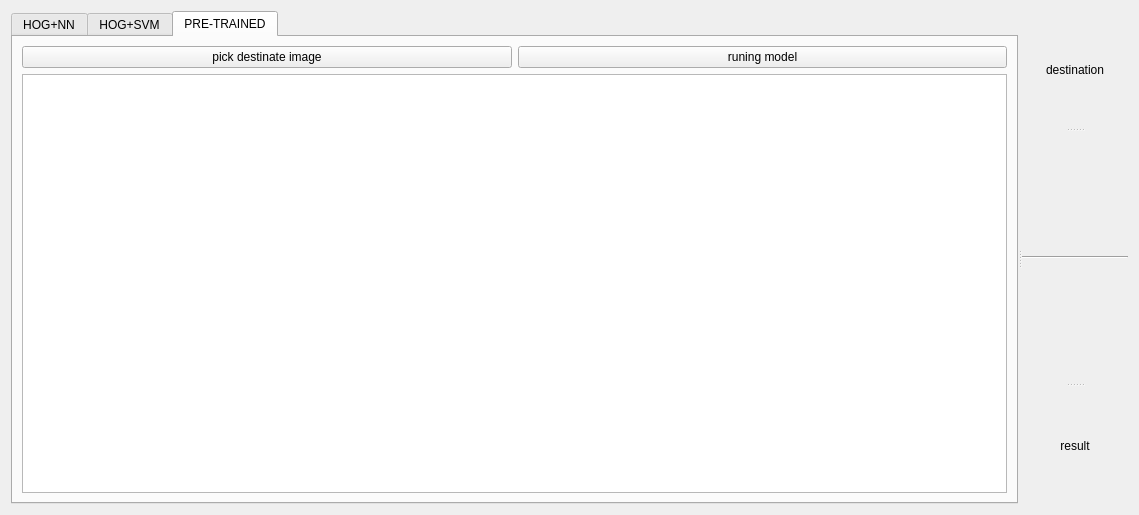
<?xml version="1.0" encoding="UTF-8"?>
<ui version="4.0">
 <class>objDec</class>
 <widget class="QWidget" name="objDec">
  <property name="geometry">
   <rect>
    <x>0</x>
    <y>0</y>
    <width>1139</width>
    <height>515</height>
   </rect>
  </property>
  <property name="windowTitle">
   <string>objDec</string>
  </property>
  <layout class="QGridLayout" name="gridLayout">
   <item row="0" column="0">
    <widget class="QSplitter" name="splitter_2">
     <property name="orientation">
      <enum>Qt::Horizontal</enum>
     </property>
     <widget class="QTabWidget" name="tabWidget">
      <property name="currentIndex">
       <number>2</number>
      </property>
      <widget class="QWidget" name="nn">
       <attribute name="title">
        <string>HOG+NN</string>
       </attribute>
       <layout class="QGridLayout" name="gridLayout_3">
        <item row="0" column="0">
         <layout class="QGridLayout" name="gridLayout_2">
          <item row="0" column="1">
           <widget class="QLabel" name="original">
            <property name="text">
             <string>original</string>
            </property>
            <property name="scaledContents">
             <bool>true</bool>
            </property>
            <property name="alignment">
             <set>Qt::AlignCenter</set>
            </property>
           </widget>
          </item>
          <item row="0" column="0">
           <layout class="QVBoxLayout" name="verticalLayout_2">
            <item>
             <widget class="QCheckBox" name="checkBox">
              <property name="text">
               <string>pytorch</string>
              </property>
             </widget>
            </item>
            <item>
             <widget class="QSpinBox" name="gt_tl_x">
              <property name="suffix">
               <string/>
              </property>
              <property name="prefix">
               <string>gt top left x: </string>
              </property>
              <property name="minimum">
               <number>0</number>
              </property>
              <property name="maximum">
               <number>5000</number>
              </property>
              <property name="singleStep">
               <number>1</number>
              </property>
              <property name="value">
               <number>0</number>
              </property>
             </widget>
            </item>
            <item>
             <widget class="QSpinBox" name="gt_tl_y">
              <property name="suffix">
               <string/>
              </property>
              <property name="prefix">
               <string>gt top left y: </string>
              </property>
              <property name="minimum">
               <number>0</number>
              </property>
              <property name="maximum">
               <number>5000</number>
              </property>
              <property name="singleStep">
               <number>1</number>
              </property>
              <property name="value">
               <number>0</number>
              </property>
             </widget>
            </item>
            <item>
             <widget class="QSpinBox" name="gt_br_x">
              <property name="suffix">
               <string/>
              </property>
              <property name="prefix">
               <string>gt bottom right x: </string>
              </property>
              <property name="minimum">
               <number>0</number>
              </property>
              <property name="maximum">
               <number>5000</number>
              </property>
              <property name="singleStep">
               <number>1</number>
              </property>
              <property name="value">
               <number>0</number>
              </property>
             </widget>
            </item>
            <item>
             <widget class="QSpinBox" name="gt_br_y">
              <property name="suffix">
               <string/>
              </property>
              <property name="prefix">
               <string>gt bottom right y: </string>
              </property>
              <property name="minimum">
               <number>0</number>
              </property>
              <property name="maximum">
               <number>5000</number>
              </property>
              <property name="singleStep">
               <number>1</number>
              </property>
              <property name="value">
               <number>0</number>
              </property>
             </widget>
            </item>
            <item>
             <widget class="QSpinBox" name="L">
              <property name="suffix">
               <string/>
              </property>
              <property name="prefix">
               <string>seg size: </string>
              </property>
              <property name="minimum">
               <number>10</number>
              </property>
              <property name="maximum">
               <number>5000</number>
              </property>
              <property name="singleStep">
               <number>10</number>
              </property>
              <property name="value">
               <number>300</number>
              </property>
             </widget>
            </item>
            <item>
             <widget class="QSpinBox" name="win_step">
              <property name="suffix">
               <string/>
              </property>
              <property name="prefix">
               <string>step: </string>
              </property>
              <property name="minimum">
               <number>1</number>
              </property>
              <property name="maximum">
               <number>1000</number>
              </property>
              <property name="singleStep">
               <number>1</number>
              </property>
              <property name="value">
               <number>4</number>
              </property>
             </widget>
            </item>
            <item>
             <widget class="QSpinBox" name="hog">
              <property name="prefix">
               <string>HOG size: </string>
              </property>
              <property name="maximum">
               <number>256</number>
              </property>
              <property name="value">
               <number>32</number>
              </property>
             </widget>
            </item>
            <item>
             <widget class="QDoubleSpinBox" name="score_thre">
              <property name="prefix">
               <string>score threshold: </string>
              </property>
              <property name="maximum">
               <double>1.000000000000000</double>
              </property>
              <property name="singleStep">
               <double>0.010000000000000</double>
              </property>
              <property name="value">
               <double>0.700000000000000</double>
              </property>
             </widget>
            </item>
            <item>
             <widget class="QSpinBox" name="train_num">
              <property name="prefix">
               <string>training num: </string>
              </property>
              <property name="minimum">
               <number>200</number>
              </property>
              <property name="maximum">
               <number>100000</number>
              </property>
              <property name="singleStep">
               <number>100</number>
              </property>
              <property name="value">
               <number>10000</number>
              </property>
             </widget>
            </item>
            <item>
             <widget class="QDoubleSpinBox" name="lr">
              <property name="prefix">
               <string>learning rate: </string>
              </property>
              <property name="maximum">
               <double>1.000000000000000</double>
              </property>
              <property name="singleStep">
               <double>0.010000000000000</double>
              </property>
              <property name="value">
               <double>0.010000000000000</double>
              </property>
             </widget>
            </item>
            <item>
             <widget class="QSpinBox" name="crop_num">
              <property name="prefix">
               <string>crop num: </string>
              </property>
              <property name="minimum">
               <number>10</number>
              </property>
              <property name="maximum">
               <number>1000</number>
              </property>
              <property name="singleStep">
               <number>10</number>
              </property>
              <property name="value">
               <number>200</number>
              </property>
             </widget>
            </item>
            <item>
             <widget class="QDoubleSpinBox" name="iou_th">
              <property name="prefix">
               <string>iou threshold: </string>
              </property>
              <property name="maximum">
               <double>1.000000000000000</double>
              </property>
              <property name="singleStep">
               <double>0.010000000000000</double>
              </property>
              <property name="value">
               <double>0.500000000000000</double>
              </property>
             </widget>
            </item>
           </layout>
          </item>
          <item row="1" column="0" colspan="2">
           <layout class="QHBoxLayout" name="horizontalLayout">
            <item>
             <widget class="QPushButton" name="pick">
              <property name="text">
               <string>pick training</string>
              </property>
             </widget>
            </item>
            <item>
             <widget class="QPushButton" name="train">
              <property name="text">
               <string>train</string>
              </property>
             </widget>
            </item>
            <item>
             <widget class="QPushButton" name="pick2">
              <property name="text">
               <string>pick destination</string>
              </property>
             </widget>
            </item>
            <item>
             <widget class="QPushButton" name="detect">
              <property name="text">
               <string>detect</string>
              </property>
             </widget>
            </item>
            <item>
             <widget class="QPushButton" name="evaluation">
              <property name="text">
               <string>evaluate</string>
              </property>
             </widget>
            </item>
           </layout>
          </item>
         </layout>
        </item>
       </layout>
      </widget>
      <widget class="QWidget" name="svm">
       <attribute name="title">
        <string>HOG+SVM</string>
       </attribute>
       <layout class="QGridLayout" name="gridLayout_4">
        <item row="0" column="0">
         <widget class="QPushButton" name="svm_pos_folder">
          <property name="text">
           <string>pick train pos folder</string>
          </property>
         </widget>
        </item>
        <item row="0" column="1">
         <widget class="QPushButton" name="svm_neg_folder">
          <property name="text">
           <string>pick train neg folder</string>
          </property>
         </widget>
        </item>
        <item row="0" column="2">
         <widget class="QPushButton" name="train_svm">
          <property name="text">
           <string>training</string>
          </property>
         </widget>
        </item>
        <item row="0" column="3">
         <widget class="QPushButton" name="svm_dst">
          <property name="text">
           <string>pick destinate image</string>
          </property>
         </widget>
        </item>
        <item row="0" column="4">
         <widget class="QPushButton" name="run_svm">
          <property name="text">
           <string>run svm</string>
          </property>
         </widget>
        </item>
        <item row="1" column="0" colspan="5">
         <widget class="QTextBrowser" name="svm_text"/>
        </item>
       </layout>
      </widget>
      <widget class="QWidget" name="pre">
       <attribute name="title">
        <string>PRE-TRAINED</string>
       </attribute>
       <layout class="QGridLayout" name="gridLayout_5">
        <item row="0" column="0">
         <widget class="QPushButton" name="pick_pretrained_img">
          <property name="text">
           <string>pick destinate image</string>
          </property>
         </widget>
        </item>
        <item row="0" column="1">
         <widget class="QPushButton" name="run_model">
          <property name="text">
           <string>runing model</string>
          </property>
         </widget>
        </item>
        <item row="1" column="0" colspan="2">
         <widget class="QTextBrowser" name="pretrained_text"/>
        </item>
       </layout>
      </widget>
     </widget>
     <widget class="QSplitter" name="splitter">
      <property name="orientation">
       <enum>Qt::Vertical</enum>
      </property>
      <widget class="QLabel" name="dst">
       <property name="text">
        <string>destination</string>
       </property>
       <property name="scaledContents">
        <bool>true</bool>
       </property>
       <property name="alignment">
        <set>Qt::AlignCenter</set>
       </property>
      </widget>
      <widget class="Line" name="hline">
       <property name="orientation">
        <enum>Qt::Horizontal</enum>
       </property>
      </widget>
      <widget class="QLabel" name="result">
       <property name="text">
        <string>result</string>
       </property>
       <property name="scaledContents">
        <bool>true</bool>
       </property>
       <property name="alignment">
        <set>Qt::AlignCenter</set>
       </property>
      </widget>
     </widget>
    </widget>
   </item>
  </layout>
 </widget>
 <resources/>
 <connections/>
</ui>
